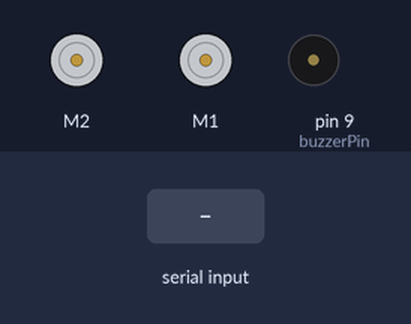
Recording of a sketch running on a simulated Arduino Uno, built with avr-gcc and run on an emulated ATmega328P. Shown: 2 × DC motor (green arrow = forward, orange = backward, longer = faster), buzzer (waves = sounding, pin HIGH). The test bench sets the inputs (shaded band).

Above: at 1.2 s.
1.3 s: "1" received over the second serial link
At 1.7 s:
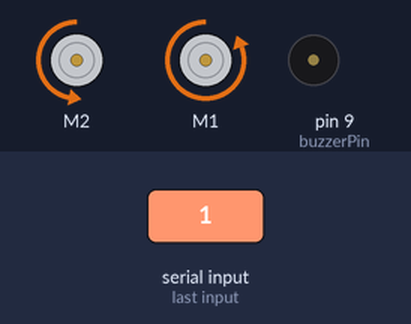
Timing chart, 0 to 4.3 s (numbered marks = the images above; inputs shaded):
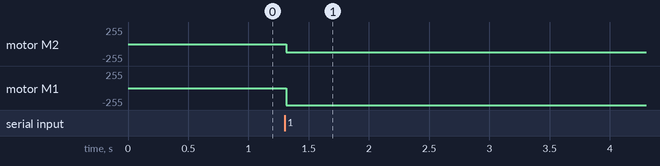

The sketch:

Xbee_Remote_Control_Redbot.ino
```cpp
/*****************************************************************
XBee_Remote_Control.ino

*****************************************************************/
#include <RedBot.h>  // This line "includes" the RedBot library into your sketch.
// Provides special objects, methods, and functions for the RedBot.
RedBotMotors motors; // Instantiate the motor control object. This only needs

#include "notes.h"  // Individual "notes" have been #defined in the notes.h tab to make
// playing sounds easier. noteC4, for example, is defined as 262, the
// frequency for middle C. See the tab above?

RedBotSoftwareSerial XBee;  // version of SoftwareSerial that will work with Redbot

const int buzzerPin = 9;

int xval;
int yval;
int swval=1023;
int leftmotorspeed;
int rightmotorspeed;

float temp;

void setup()
{
	// Initialize XBee Software Serial port. Make sure the baud
	// rate matches your XBee setting (9600 is default).
	XBee.begin(9600);
	Serial.begin(9600);
	pinMode(buzzerPin, OUTPUT);
}

void loop()
{

//	if (XBee.available())
	if (XBee.available())
	{
		xval = XBee.read();
		yval = XBee.read();
		swval = XBee.read();
		//xval = Serial.read();
		//yval = Serial.read();
		//swval = Serial.read();

		//normalize the values to a 1 byte value

		temp = (float)xval / (float)255;
		xval = temp * 1023;

		temp = (float)yval / (float)255;
		yval = temp * 1023;

		temp = (float)swval / (float)255;
		swval = temp * 1023;

		xval = map(xval, 0, 1023, -255, 255);
		yval = map(yval, 0, 1023, -255, 255);

	}

	if(swval == 0)
	{
		XBee.end();
	//	playSmallWorld();
		blowhorn();
		XBee.begin(9600);
	}

	if (xval > -40 && xval < 40)  			// If we are not turning
	{
		if ((yval < -40) || (yval > 40))    // set motor speed
		{
			rightmotorspeed = yval;
			leftmotorspeed = -yval;
		}
		else
		{
			rightmotorspeed = 0;
			leftmotorspeed = 0;
		}

	}
	else if (xval>40)  // Turning Left, are we moving while turning left or
	{					// spinning
		if ((yval < -40) || (yval > 40)) // User is moving forward or backwards
		{
			rightmotorspeed = yval; 	// drive right motor 100% forward
			leftmotorspeed = -yval/2;	// runt left by slowing left wheel
		}
		else    						// spin
		{
			rightmotorspeed = 200;
			leftmotorspeed = 200;
		}
	}
	else			// We are not going straight or turning left, must be right
	{
		if ((yval < -40) || (yval > 40))    // user is moving forward or backwards
		{
			leftmotorspeed = -yval;
			rightmotorspeed = yval/2;
		}
		else
		{
			rightmotorspeed = -200;
			leftmotorspeed = -200;
		}
	}

	motors.rightMotor(rightmotorspeed);
	motors.leftMotor(leftmotorspeed);
	delay(50);
}

void blowhorn()
{
	tone(buzzerPin, 1000);   // Play a 1kHz tone on the pin number held in
	//  the variable "buzzerPin".
	delay(125);   // Wait for 125ms.
	noTone(buzzerPin);   // Stop playing the tone.

	tone(buzzerPin, 2000);  // Play a 2kHz tone on the buzzer pin

	delay(500);   // delay for 1000 ms (1 second)

	noTone(buzzerPin);       // Stop playing the tone.

}

void playSmallWorld()
{
	// we use a custom function below called playNote([note],[duration])
	// to play a note and delay a certain # of milliseconds.
	//
	// Both notes and durations are #defined in notes.h -- WN = whole note,
	// HN = half note, QN = quarter note, EN = eighth note, SN = sixteenth note.
	//
	playNote(noteG5, HN + QN);
	playNote(noteG5, QN);
	playNote(noteB5, HN);
	playNote(noteG5, HN);
	playNote(noteA5, HN + QN);
	playNote(noteA5, QN);
	playNote(noteA5, HN + QN);
	playNote(Rest, QN);
	playNote(noteA5, HN + QN);
	playNote(noteA5, QN);
	playNote(noteC6, HN);
	playNote(noteA5, HN);
	playNote(noteB5, HN + QN);
	playNote(noteB5, QN);
	playNote(noteB5, HN + QN);
	playNote(Rest, QN);
	playNote(noteB5, HN + QN);
	playNote(noteB5, QN);
	playNote(noteD6, HN);
	playNote(noteB5, HN);
	playNote(noteC6, HN + QN);
	playNote(noteC6, QN);
	playNote(noteC6, HN);
	playNote(noteB5, QN);
	playNote(noteA5, QN);
	playNote(noteD5, WN);
	playNote(noteFs5, WN);
	playNote(noteG5, WN);
}

void playNote(int note, int duration)
// This custom function takes two parameters, note and duration to make playing songs easier.
// Each of the notes have been #defined in the notes.h file. The notes are broken down by
// octave and sharp (s) / flat (b).
{
	tone(buzzerPin, note, duration);
	delay(duration);
}
```

notes.h
```cpp
/***************************************************************
 * Frequencies for an entire piano keyboard. We pulled this info
 * from this website:
 * http://www.phy.mtu.edu/~suits/notefreqs.html
 *
 * Note names are organized by octave and sharp (s) or flat (b).
 *
 * Note: #define is a pre-compiler directive, so on the first pass
 * through your code, the compiler will replace anything that
 * has a #define statement associated with it with the appropriate
 * string or value.
 *
 * Notice that #define does not use an '=' or a ';' mark.
 *
 * It's convenient because it doesn't use up any processor resources
 * and the math is done by the compiling computer rather than on
 * the Arduino.
 *
 ***************************************************************/
#define beatLength 200  // # of milliseconds per beat

// Define the length of each note
#define WN   beatLength*4  // ...a whole note...
#define HN   beatLength*2  // ...a half note...
#define QN   beatLength    // ...a quarter note...
#define EN   beatLength/2  // ...an eighth note...
#define SN   beatLength/4  // ...and a sixteenth note.

// These are pre-written #defines for every note on a piano
#define Rest 0
#define noteC0 16
#define noteCs0 17
#define noteDb0 17
#define noteD0 18
#define noteDs0 19
#define noteEb0 19
#define noteE0 21
#define noteF0 22
#define noteFs0 23
#define noteGb0 23
#define noteG0 25
#define noteGs0 26
#define noteAb0 26
#define noteA0 28
#define noteAs0 29
#define noteBb0 29
#define noteB0 31
#define noteC1 33
#define noteCs1 35
#define noteDb1 35
#define noteD1 37
#define noteDs1 39
#define noteEb1 39
#define noteE1 41
#define noteF1 44
#define noteFs1 46
#define noteGb1 46
#define noteG1 49
#define noteGs1 52
#define noteAb1 52
#define noteA1 55
#define noteAs1 58
#define noteBb1 58
#define noteB1 62
#define noteC2 65
#define noteCs2 69
#define noteDb2 69
#define noteD2 73
#define noteDs2 78
#define noteEb2 78
#define noteE2 82
#define noteF2 87
#define noteFs2 93
#define noteGb2 93
#define noteG2 98
#define noteGs2 104
#define noteAb2 104
#define noteA2 110
#define noteAs2 117
#define noteBb2 117
#define noteB2 123
#define noteC3 131
#define noteCs3 139
#define noteDb3 139
#define noteD3 147
#define noteDs3 156
#define noteEb3 156
#define noteE3 165
#define noteF3 175
#define noteFs3 185
#define noteGb3 185
#define noteG3 196
#define noteGs3 208
#define noteAb3 208
#define noteA3 220
#define noteAs3 233
#define noteBb3 233
#define noteB3 247
#define noteC4 262
#define noteCs4 277
#define noteDb4 277
#define noteD4 294
#define noteDs4 311
#define noteEb4 311
#define noteE4 330
#define noteF4 349
#define noteFs4 370
#define noteGb4 370
#define noteG4 392
#define noteGs4 415
#define noteAb4 415
#define noteA4 440
#define noteAs4 466
#define noteBb4 466
#define noteB4 494
#define noteC5 523
#define noteCs5 554
#define noteDb5 554
#define noteD5 587
#define noteDs5 622
#define noteEb5 622
#define noteE5 659
#define noteF5 698
#define noteFs5 740
#define noteGb5 740
#define noteG5 784
#define noteGs5 831
#define noteAb5 831
#define noteA5 880
#define noteAs5 932
#define noteBb5 932
#define noteB5 988
#define noteC6 1047
#define noteCs6 1109
#define noteDb6 1109
#define noteD6 1175
#define noteDs6 1245
#define noteEb6 1245
#define noteE6 1319
#define noteF6 1397
#define noteFs6 1480
#define noteGb6 1480
#define noteG6 1568
#define noteGs6 1661
#define noteAb6 1661
#define noteA6 1760
#define noteAs6 1865
#define noteBb6 1865
#define noteB6 1976
#define noteC7 2093
#define noteCs7 2217
#define noteDb7 2217
#define noteD7 2349
#define noteDs7 2489
#define noteEb7 2489
#define noteE7 2637
#define noteF7 2794
#define noteFs7 2960
#define noteGb7 2960
#define noteG7 3136
#define noteGs7 3322
#define noteAb7 3322
#define noteA7 3520
#define noteAs7 3729
#define noteBb7 3729
#define noteB7 3951
#define noteC8 4186
#define noteCs8 4435
#define noteDb8 4435
#define noteD8 4699
#define noteDs8 4978
#define noteEb8 4978
```

Measured:
- after the input at 1.3 s, motor M2: stopped → backward 127/255 at once; motor M1: stopped → backward 255/255 at once
